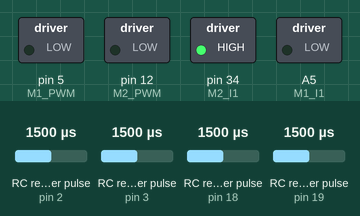
Recording of a sketch running on a simulated Arduino Mega 2560, built with avr-gcc and run on an emulated ATmega2560. Parts: switched loads named in the sketch (green lamp = pin HIGH). Wiring (inferred from the names in the program): 4 × RC receiver channel: data pin 2 / data pin 3 / data pin 18 / data pin 19. Inputs (shaded band) come from the test bench; at power-on: RC receiver pulse (sensors on pin 2, pin 3, pin 18, pin 19) 1500 µs. What the sketch prints to the serial monitor is not drawn.

Above: at 0.1 s.
At 1.2 s:
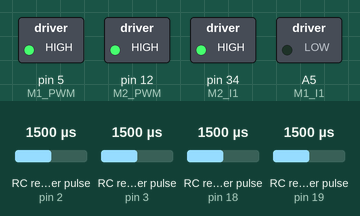
1.3 s: RC receiver pulse (sensor on pin 2) set to 1980 µs
4.3 s: RC receiver pulse (sensor on pin 3) set to 1750 µs
At 33.5 s:
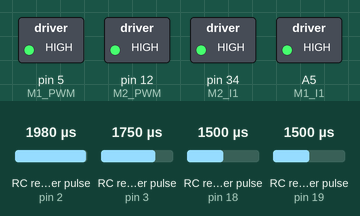
Timing chart, 0 to 55.9 s (numbered marks = the images above; inputs shaded):
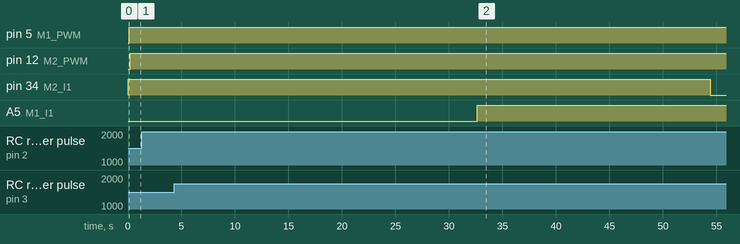

The sketch:

two_wheel.ino
```cpp
#include "PID.h"


void setup() {
  setting();
}

void loop() {

  //Serial.println(e1cnt);
  M1vel_PID(60);
  M2vel_PID(60);
}
```

PID.h
```cpp
#define rotation 2580

//for Encoder pin define
#define ENC1_CHA    2  //INT.5
#define ENC1_CHB    3

#define ENC2_CHA    18   //INT.4
#define ENC2_CHB    19

//for Motor I/O pin define
#define M1_I1       A5
#define M1_I2       A4
#define M1_PWM      5


#define M2_I1       34
#define M2_I2       35
#define M2_PWM      12

#define Kp1 2// P-gain
#define Ki1 0.05// i-gain
#define Kd1 0.3// d-gain

#define Kp2 2// P-gain
#define Ki2 0.03// i-gain
#define Kd2 0.3// d-gain

//Variables
//Encoder value
long    e1cnt = 0;
long    e1cnt_k = 0, e1cnt_k_1 = 0, d_e1cnt = 0;
long    e2cnt = 0;
long    e2cnt_k = 0, e2cnt_k_1 = 0, d_e2cnt = 0;

//motor value
float   m1_speed = 0;
float   m1turn = 0;
float   m2_speed = 0;
float   m2turn = 0;

//for motor control variable
//motor1
float   m1_ref_spd = 0;
float   m1_err_spd = 0;
float   m1_err_spd_k_1 = 0;
float   m1_derr_spd = 0;
float   m1_err_sum = 0;
float   m1_ctrl_up = 0;
float   m1_ctrl_ui = 0;
float   m1_ctrl_ud = 0;
int     m1_ctrl_u = 0;
int     m1_ipwm_u = 0;
//motor2
float   m2_ref_spd = 0;
float   m2_err_spd = 0;
float   m2_err_spd_k_1 = 0;
float   m2_derr_spd = 0;
float   m2_err_sum = 0;
float   m2_ctrl_up = 0;
float   m2_ctrl_ui = 0;
float   m2_ctrl_ud = 0;
int     m2_ctrl_u = 0;
int     m2_ipwm_u = 0;

//-----------------------------------//
float   M1err_P = 0;
float   M1err_I = 0;
float   M1err_D = 0;
float   M1err_B = 0;
long    M1PID_val = 0;

float   M2err_P = 0;
float   M2err_I = 0;
float   M2err_D = 0;
float   M2err_B = 0;
long    M2PID_val = 0;

unsigned long M1t_k = 0, M1t_k_1 = 0, M1dt = 0;
unsigned long M2t_k = 0, M2t_k_1 = 0, M2dt = 0;

void Enc1chA_ISR();
void Enc2chA_ISR();
void Enc1chB_ISR();
void Enc2chB_ISR();


void M1vel_PID(int m1_ref_spd);
void M2vel_PID(int m2_ref_spd);

void M1RPM();
void M2RPM();

void M1doMotor(bool dir, long vel);
void M2doMotor(bool dir, long vel);

void setting(){
    // put your setup code here, to run once:
  pinMode(ENC1_CHA, INPUT_PULLUP);
  pinMode(ENC1_CHB, INPUT_PULLUP);
  pinMode(ENC2_CHA, INPUT_PULLUP);
  pinMode(ENC2_CHB, INPUT_PULLUP);

  pinMode(M1_I1, OUTPUT);
  pinMode(M1_PWM, OUTPUT);
  pinMode(M2_I1, OUTPUT);
  pinMode(M2_PWM, OUTPUT);

  //encoder 값을 받기 위한 외부 인터럽트 설정
  attachInterrupt(digitalPinToInterrupt(ENC1_CHA), Enc1chA_ISR, CHANGE);
  attachInterrupt(digitalPinToInterrupt(ENC2_CHA), Enc2chA_ISR, CHANGE);
  attachInterrupt(digitalPinToInterrupt(ENC1_CHB), Enc1chB_ISR, CHANGE);
  attachInterrupt(digitalPinToInterrupt(ENC2_CHB), Enc2chB_ISR, CHANGE);


  Serial.begin(115200);
}


void M1vel_PID(int m1_ref_spd){


    M1RPM();
    m1_err_spd = m1_speed - m1_ref_spd;
    M1err_P = m1_err_spd;
    M1err_I += M1err_P;
    M1err_D = M1err_B - M1err_P;
    M1err_B = M1err_P;

    M1PID_val=((M1err_P * Kp1) + (M1err_I * Ki1) + (M1err_D * Kd1));
    m1_ctrl_u = M1PID_val;
    // 속도 오차가 생기면
    M1doMotor(m1_ctrl_u >= 0 ? HIGH : LOW, m1_ctrl_u);
    Serial.print("m1 speed : ");
    //Serial.println(m1_ref_spd);
    Serial.print(m1_speed);
    Serial.print(" | ");

}


void M2vel_PID(int m2_ref_spd){

    if(Serial.available()){
      m2_ref_spd = Serial.parseFloat();
    }

    M2RPM();
    m2_err_spd = m2_speed - m2_ref_spd;
    M2err_P = m2_err_spd;
    M2err_I += M2err_P;
    M2err_D = M2err_B - M2err_P;
    M2err_B = M2err_P;

    M2PID_val=((M2err_P * Kp2) + (M2err_I * Ki2) + (M2err_D * Kd2));
    m2_ctrl_u = M2PID_val;
    // 속도 오차가 생기면
    M2doMotor(m2_ctrl_u >= 0 ? HIGH : LOW, m2_ctrl_u);
    Serial.print("m2 speed : ");
    Serial.println(m2_speed);
}

void M1RPM(){
  if(Serial.available()){
  m1_ref_spd = Serial.parseFloat();
  }

  M1t_k = millis();//시간측정
  M1dt = M1t_k - M1t_k_1;//시간변화율
  if(M1dt >= 50){
    e1cnt_k = e1cnt;
    d_e1cnt = e1cnt_k - e1cnt_k_1;// 엔코더 값
    m1_speed = d_e1cnt * 60000/rotation;
    m1_speed /= (signed long)M1dt;// 거 = 속 시 RPM 값
    M1t_k_1 = M1t_k;//시간 초기화
    e1cnt_k_1 = e1cnt_k;//엔코더 초기화
  }
}

void M2RPM(){

  M2t_k = millis();//시간측정
  M2dt = M2t_k - M2t_k_1;//시간변화율
  if(M2dt >= 50){
    e2cnt_k = e2cnt;
    d_e2cnt = e2cnt_k - e2cnt_k_1;// 엔코더 값
    m2_speed = d_e2cnt * 60000/rotation;
    m2_speed /= (signed long)M2dt;// 거 = 속 시 RPM 값
    M2t_k_1 = M2t_k;//시간 초기화
    e2cnt_k_1 = e2cnt_k;//엔코더 초기화
  }
}


void M1doMotor(bool dir, long vel){

  digitalWrite(M1_I2, !dir);
  digitalWrite(M1_I1, dir);
  vel = abs(vel);
  m1_ipwm_u = vel > 255 ? 255 : vel;
  analogWrite(M1_PWM, m1_ipwm_u);
}

void M2doMotor(bool dir, long vel){

  digitalWrite(M2_I1, !dir);
  digitalWrite(M2_I2, dir);
  vel = abs(vel);
  m2_ipwm_u = vel > 255 ? 255 : vel;
  analogWrite(M2_PWM, m2_ipwm_u);
}


void Enc1chA_ISR(){  e1cnt += (digitalRead(ENC1_CHA)==digitalRead(ENC1_CHB))?1:-1;}
void Enc2chA_ISR(){  e2cnt += (digitalRead(ENC2_CHA)==digitalRead(ENC2_CHB))?1:-1;}
void Enc1chB_ISR(){  e1cnt += (digitalRead(ENC1_CHA)==digitalRead(ENC1_CHB))?-1:1;}
void Enc2chB_ISR(){  e2cnt += (digitalRead(ENC2_CHA)==digitalRead(ENC2_CHB))?-1:1;}
```
